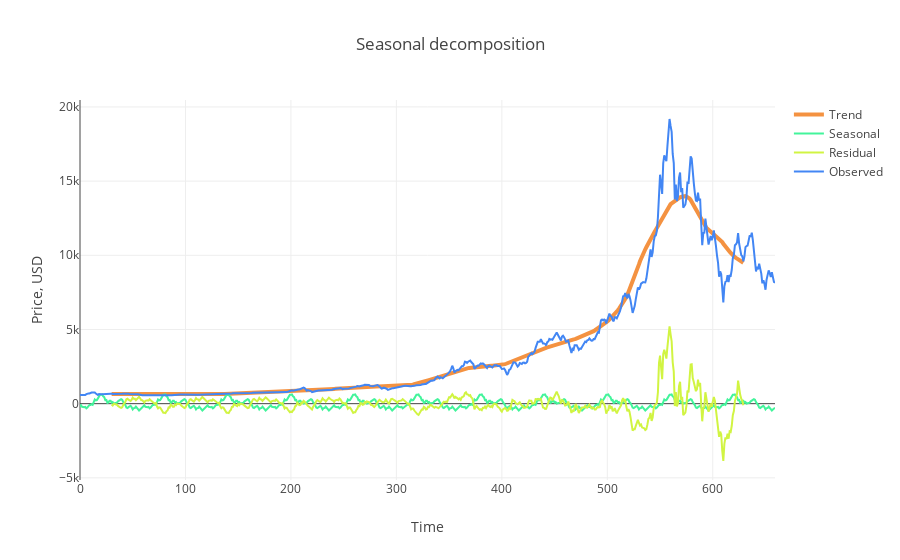

The cell this chart's notebook holds for it:
### Code cell
trace1 = go.Scatter(x = np.arange(0, len(s.trend), 1),y = s.trend,mode = 'lines',name = 'Trend',
    line = dict(color = ('rgb(244, 146, 65)'), width = 4))
trace2 = go.Scatter(x = np.arange(0, len(s.seasonal), 1),y = s.seasonal,mode = 'lines',name = 'Seasonal',
    line = dict(color = ('rgb(66, 244, 155)'), width = 2))

trace3 = go.Scatter(x = np.arange(0, len(s.resid), 1),y = s.resid,mode = 'lines',name = 'Residual',
    line = dict(color = ('rgb(209, 244, 66)'), width = 2))

trace4 = go.Scatter(x = np.arange(0, len(s.observed), 1),y = s.observed,mode = 'lines',name = 'Observed',
    line = dict(color = ('rgb(66, 134, 244)'), width = 2))

data = [trace1, trace2, trace3, trace4]
layout = dict(title = 'Seasonal decomposition', xaxis = dict(title = 'Time'), yaxis = dict(title = 'Price, USD'))
fig = dict(data=data, layout=layout)
py.iplot(fig, filename='seasonal_decomposition')

### Figure 1 — Plotly figure (JSON) as saved in the notebook; plotly's stock layout.template omitted (floating-point values rounded to 4 significant figures; data arrays with more than 128 entries replaced by an {"elided": "..."} marker saying what was removed)
{"data": [{"line": {"color": "rgb(244, 146, 65)", "width": 4}, "mode": "lines", "name": "Trend", "type": "scatter", "x": {"elided": "660 int values"}, "y": {"elided": "660 float values"}}, {"line": {"color": "rgb(66, 244, 155)", "width": 2}, "mode": "lines", "name": "Seasonal", "type": "scatter", "x": {"elided": "660 int values"}, "y": {"elided": "660 float values"}}, {"line": {"color": "rgb(209, 244, 66)", "width": 2}, "mode": "lines", "name": "Residual", "type": "scatter", "x": {"elided": "660 int values"}, "y": {"elided": "660 float values"}}, {"line": {"color": "rgb(66, 134, 244)", "width": 2}, "mode": "lines", "name": "Observed", "type": "scatter", "x": {"elided": "660 int values"}, "y": {"elided": "660 float values"}}], "layout": {"title": "Seasonal decomposition", "xaxis": {"title": "Time"}, "yaxis": {"title": "Price, USD"}}}
